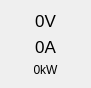
            <widget class="QWidget" name="layoutWidget_2">
             <property name="geometry">
              <rect>
               <x>290</x>
               <y>70</y>
               <width>91</width>
               <height>84</height>
              </rect>
             </property>
             <layout class="QVBoxLayout" name="verticalLayout_37">
              <item>
               <widget class="QLabel" name="PV_voltage_lb">
                <property name="sizePolicy">
                 <sizepolicy hsizetype="Expanding" vsizetype="Expanding">
                  <horstretch>0</horstretch>
                  <verstretch>0</verstretch>
                 </sizepolicy>
                </property>
                <property name="maximumSize">
                 <size>
                  <width>100</width>
                  <height>30</height>
                 </size>
                </property>
                <property name="font">
                 <font>
                  <pointsize>13</pointsize>
                 </font>
                </property>
                <property name="cursor">
                 <cursorShape>ArrowCursor</cursorShape>
                </property>
                <property name="styleSheet">
                 <string notr="true">border-image:url();
</string>
                </property>
                <property name="text">
                 <string>0V</string>
                </property>
                <property name="alignment">
                 <set>Qt::AlignCenter</set>
                </property>
               </widget>
              </item>
              <item>
               <widget class="QLabel" name="PV_current_lb">
                <property name="sizePolicy">
                 <sizepolicy hsizetype="Expanding" vsizetype="Expanding">
                  <horstretch>0</horstretch>
                  <verstretch>0</verstretch>
                 </sizepolicy>
                </property>
                <property name="maximumSize">
                 <size>
                  <width>100</width>
                  <height>30</height>
                 </size>
                </property>
                <property name="font">
                 <font>
                  <pointsize>13</pointsize>
                 </font>
                </property>
                <property name="cursor">
                 <cursorShape>ArrowCursor</cursorShape>
                </property>
                <property name="styleSheet">
                 <string notr="true">border-image:url();
</string>
                </property>
                <property name="text">
                 <string>0A</string>
                </property>
                <property name="alignment">
                 <set>Qt::AlignCenter</set>
                </property>
               </widget>
              </item>
              <item>
               <widget class="QLabel" name="PV_power_lb">
                <property name="text">
                 <string>0kW</string>
                </property>
                <property name="alignment">
                 <set>Qt::AlignCenter</set>
                </property>
               </widget>
              </item>
             </layout>
            </widget>
